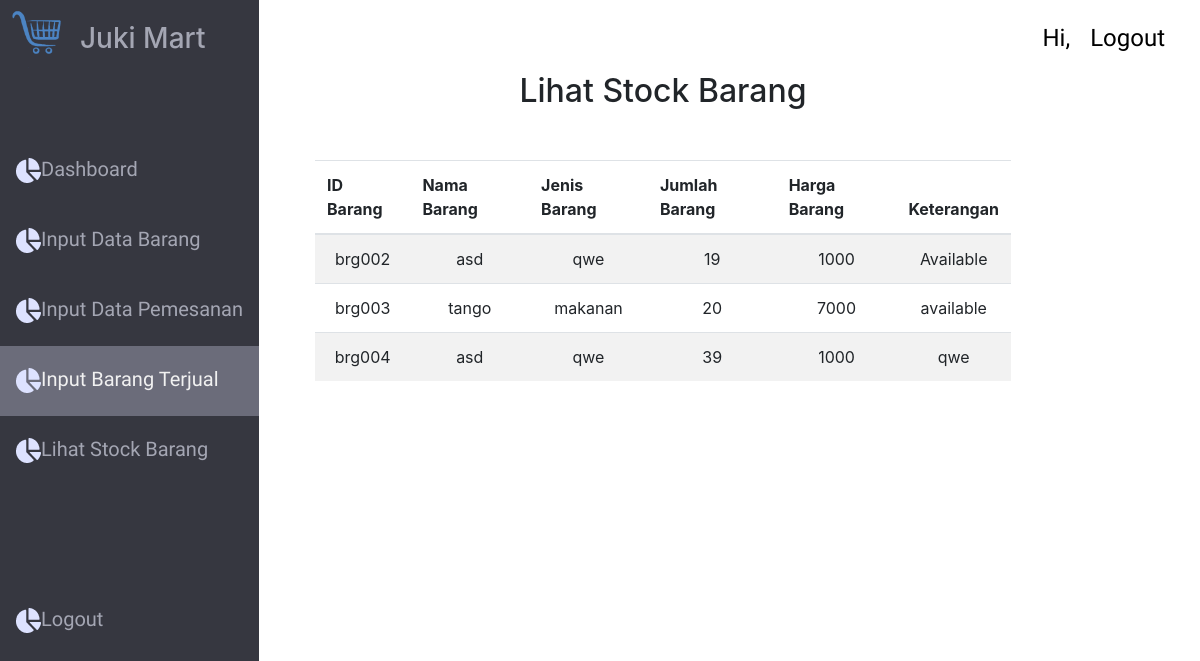
The page /index.php/karyawan_controller/lihat_stock_karyawan on the database its author committed.
### tables this page shows
CREATE TABLE `barang_tersedia` (
  `id_barang` char(6) NOT NULL,
  `nama_barang` varchar(50) DEFAULT NULL,
  `keterangan_barang` varchar(255) DEFAULT NULL,
  `jenis_barang` varchar(255) DEFAULT NULL,
  `harga_barang` int(10) DEFAULT NULL,
  `jumlah_barang` int(5) DEFAULT NULL
);

### application/controllers/karyawan_controller.php (called while the page is built, shortened)
<?php
class Karyawan_controller extends CI_Controller {
	public function __construct(){
		$this->load->Model('pemilik_model');
		$this->load->Model('karyawan_model');
        $this->load->Model('barang_model');
        $this->load->library('form_validation');
		$this->load->library('session');
	}
    public function lihat_stock_karyawan(){
        $data['barang'] = $this->barang_model->get_all_barang();
        $this->load->view('lihat_stock_karyawan',$data);
    }
}

### index.php (called while the page is built, shortened)
<?php
require_once BASEPATH.'core/CodeIgniter.php';

### application/models/barang_model.php (called while the page is built, shortened)
<?php
class Barang_model extends CI_Model{
    public function get_all_barang(){
        $data = $this->db->get('barang_tersedia');
        return $data->result_array();
    }
}

### application/views/lihat_stock_karyawan.php (the view, shortened to what this page needs)
<!DOCTYPE html>
<html lang="en">
<head>
    <link rel="stylesheet" href="https://maxcdn.bootstrapcdn.com/bootstrap/4.3.1/css/bootstrap.min.css">
    <link rel="stylesheet" type="text/css" href="../assets/css/loggedin_css.css">
</head>
<body>
    <div style="height: 100vh">
        <div class="container-fluid h-100">
            <div class="row h-100">
                <div class="col-3">
                    <nav id="sidebar">
                        <div class="sidebar-header">
                            <h3><img style="width: 80px; height: 80px;" src="../assets/image/logo.png">Juki Mart</h3>
                            <br>
                            <br>
                        </div>
                        <ul>
                            <li class="menu"><a style="text-decoration : none;" href="<?php echo base_url()?>karyawan_controller"><img src="../assets/image/1.png">Dashboard</a></li>
                            <li class="menu"><a style="text-decoration : none;" href="<?php echo base_url()?>karyawan_controller/input_barang"><img src="../assets/image/1.png">Input Data Barang</a></li>
                            <li class="menu"><a style="text-decoration : none;" href="<?php echo base_url()?>karyawan_controller/input_pemesanan"><img src="../assets/image/1.png">Input Data Pemesanan</a></li>
                            <li class="menu"><a class="current" style="text-decoration : none;" href="<?php echo base_url()?>karyawan_controller/input_terjual"><img src="../assets/image/1.png">Input Barang Terjual</a></li>
                            <li class="menu"><a style="text-decoration : none;" href="<?php echo base_url()?>karyawan_controller/lihat_stock_karyawan"><img src="../assets/image/1.png">Lihat Stock Barang</a></li>
                            <li class="menu"><a style="text-decoration : none; margin-top: 100px;" href="#"><img src="../assets/image/1.png">Logout</a></li>
                        </ul>
                    </nav>
                </div>
                <div class="col-9">
                    <div class="row">
                        <div class="col text-right">
                            <a style="text-decoration : none; float: right;" href="<?php echo base_url()?>Welcome/logout"><p class="nama">Logout</p></a>
                            <div class="nama" style="float: right;">Hi, <?php echo $this->session->userdata("nama")?></div>
                        </div>
                        <div class="col mx-auto">
                            <h2 class="d-flex justify-content-center" style="width: 80%;">Lihat Stock Barang</h2>
                            <table class="table table-striped" style="width: 80%; margin-top:50px;">
                                <thead>
                                    <tr>
                                        <th scope="col">ID Barang</th>
                                        <th scope="col">Nama Barang</th>
                                        <th scope="col">Jenis Barang</th>
                                        <th scope="col">Jumlah Barang</th>
                                        <th scope="col">Harga Barang</th>
                                        <th scope="col">Keterangan</th>
                                    </tr>
                                </thead>
                                <tbody>
                                    <tr>
                                        <?php foreach ($barang as $item) :  ?>
                                            <td class="text-center"><?= $item["id_barang"]; ?></td>
                                            <td class="text-center"><?= $item["nama_barang"]; ?></td>
                                            <td class="text-center"><?= $item["jenis_barang"]; ?></td>
                                            <td class="text-center"><?= $item["jumlah_barang"]; ?></td>
                                            <td class="text-center"><?= $item["harga_barang"]; ?></td>
                                            <td class="text-center"><?= $item["keterangan_barang"]; ?></td>
                                    </tr>
                                        <?php endforeach ?>
                                </tbody>
                            </table>
                        </div>
                    </div>
                </div>
            </div>
        </div>
    </div>
</body>
</html>

### assets/css/loggedin_css.css (style rules this page uses)
#sidebar { position: fixed; top: 0; left: 0; height: 100vh; z-index: 999; background: #363740; color: #A4A6B3; transition: all 0.3s; }
ul { list-style-type: none; text-decoration : none; margin: 0; padding: 0; width: 100%; }
li a { line-height: 50px; display: block; text-decoration : none; color: #A4A6B3; padding: 8px 16px; height: 70px; }
.menu { text-decoration: none; font-size: 20px; font-family: 'Muli', sans-serif; text-decoration : none; }
.nama { font-family: 'Prompt', sans-serif; font-style: normal; font-weight: normal; font-size: 24px; color: #000000; margin-right: 20px; margin-top: 20px; }
.current, li a:hover { background-color: rgba(159, 162, 180, 0.5); color: #f1f1f1; }

### rows shown on the page
barang_tersedia: id_barang "brg002", nama_barang "asd", jenis_barang "qwe", jumlah_barang "19", harga_barang "1000", keterangan_barang "Available"
barang_tersedia: id_barang "brg003", nama_barang "tango", jenis_barang "makanan", jumlah_barang "20", harga_barang "7000", keterangan_barang "available"
barang_tersedia: id_barang "brg004", nama_barang "asd", jenis_barang "qwe", jumlah_barang "39", harga_barang "1000", keterangan_barang "qwe"
